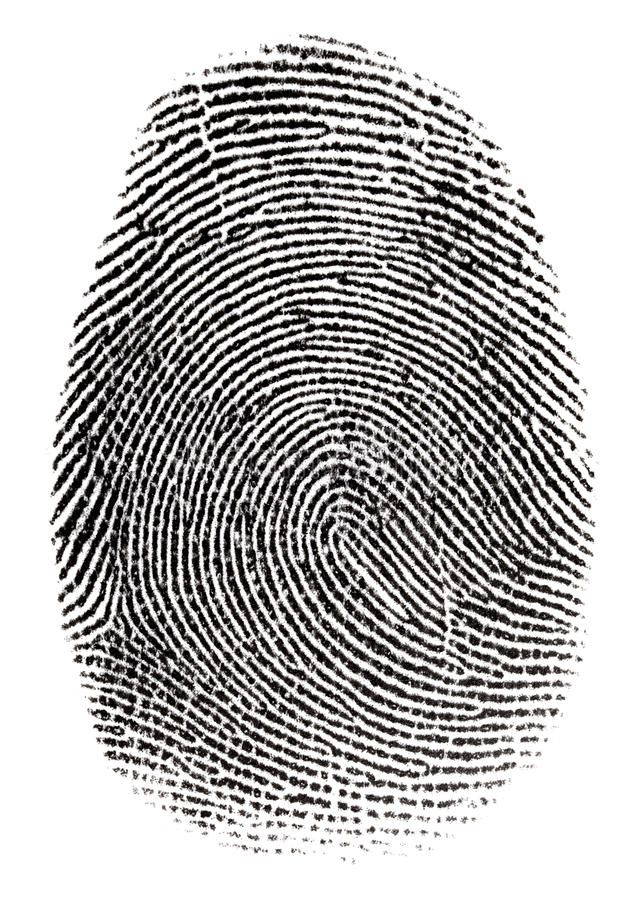
#> input picture Homework/finger.jpg, 644 x 900 px
$ jupyter execute HW-MorphologicalOperator.ipynb
#> lines starting #> are read from the running program, lines starting #| are printed output that depends on the picture
[cell 1]
import cv2
import numpy as np
from matplotlib import pyplot as plt

img = cv2.imread('finger.jpg',0)
#> img: shape (900, 644); min 0, max 255, mean 183.5
kernel = np.ones((3,3),np.uint8)
dst = cv2.cvtColor(img, cv2.COLOR_BGR2RGB)
erosion = cv2.erode(dst,kernel,iterations = 1)
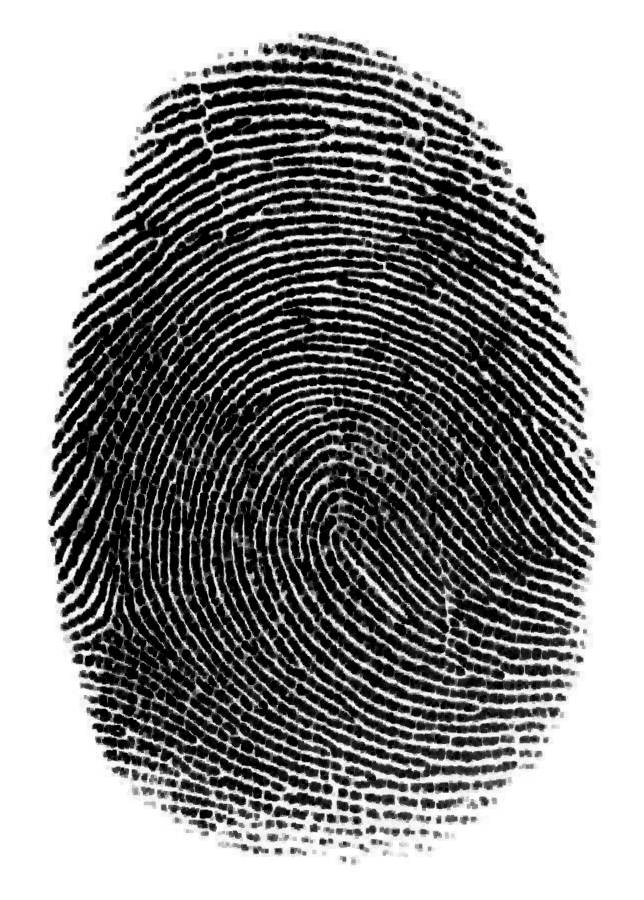
#> erosion: shape (900, 644, 3); min 0, max 255, mean 145.8
opening = cv2.morphologyEx(erosion, cv2.MORPH_OPEN, kernel)
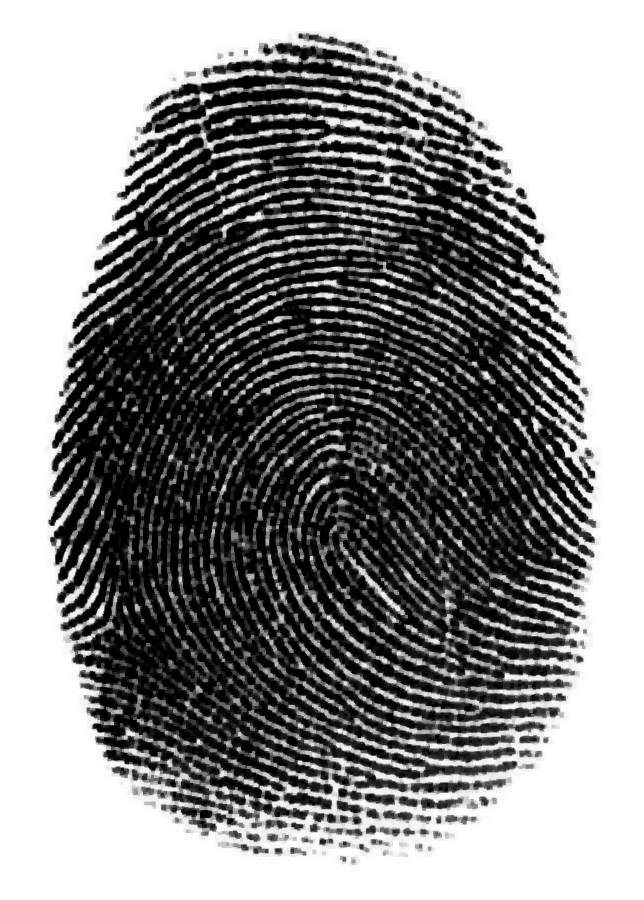
#> opening: shape (900, 644, 3); min 0, max 255, mean 138.7
dilation = cv2.dilate(opening,kernel,iterations = 1)
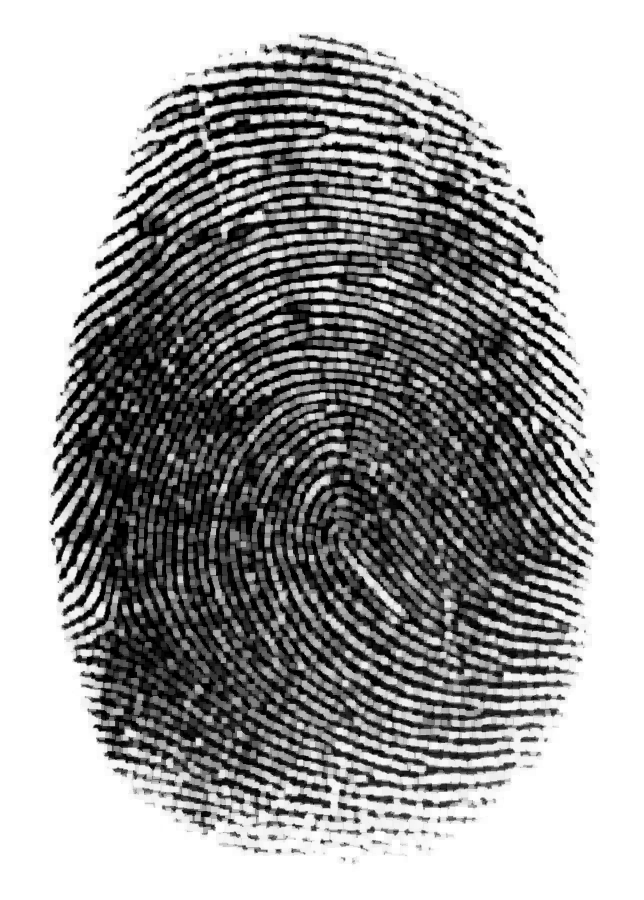
#> dilation: shape (900, 644, 3); min 0, max 255, mean 159.5
closing = cv2.morphologyEx(dilation, cv2.MORPH_CLOSE, kernel)

plt.figure(figsize=(10, 10))
plt.subplot(231),plt.imshow(dst),plt.title('ORIGINAL')
plt.subplot(232),plt.imshow(erosion),plt.title('Erosion')
plt.subplot(233),plt.imshow(opening),plt.title('Opening')
plt.subplot(234),plt.imshow(dilation),plt.title('Dilation')
plt.subplot(235),plt.imshow(closing),plt.title('Closing')
plt.imshow(dst)
plt.show()
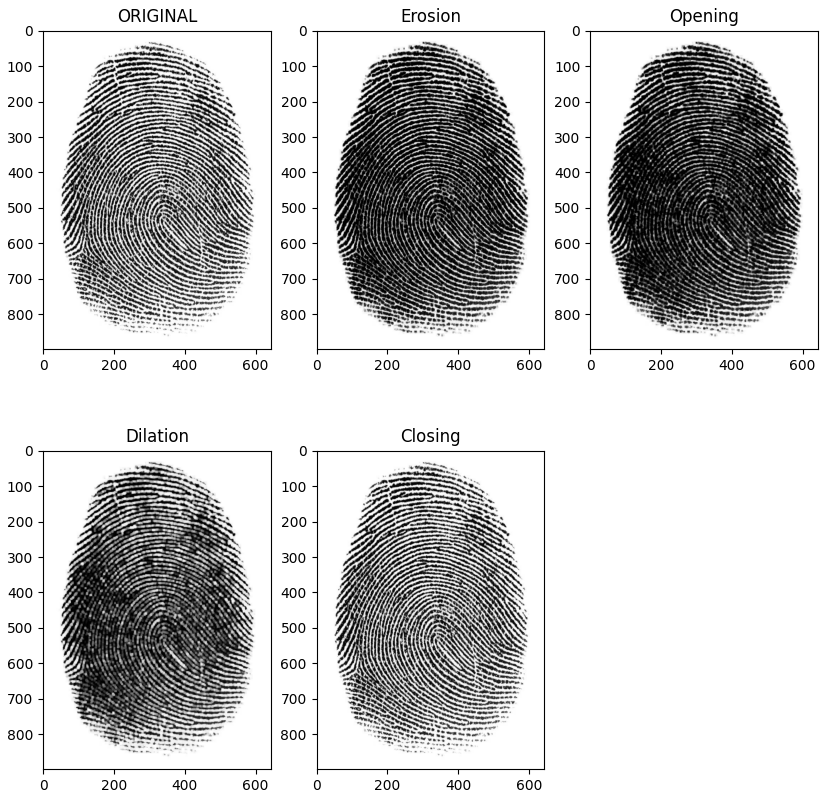
#> figure drawn by matplotlib, 5 panels

$ run again, with Homework/dsu2.jpg copied over Homework/finger.jpg
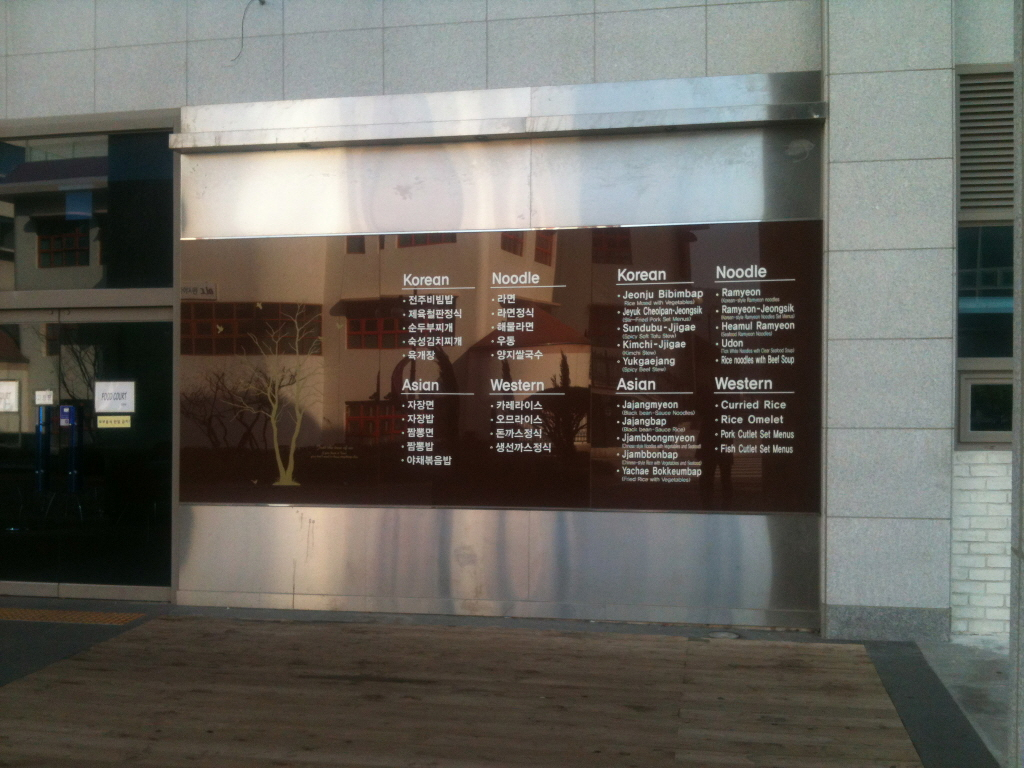
#> input picture Homework/dsu2.jpg, 1024 x 768 px
#> `img = cv2.imread('finger.jpg',0)`:
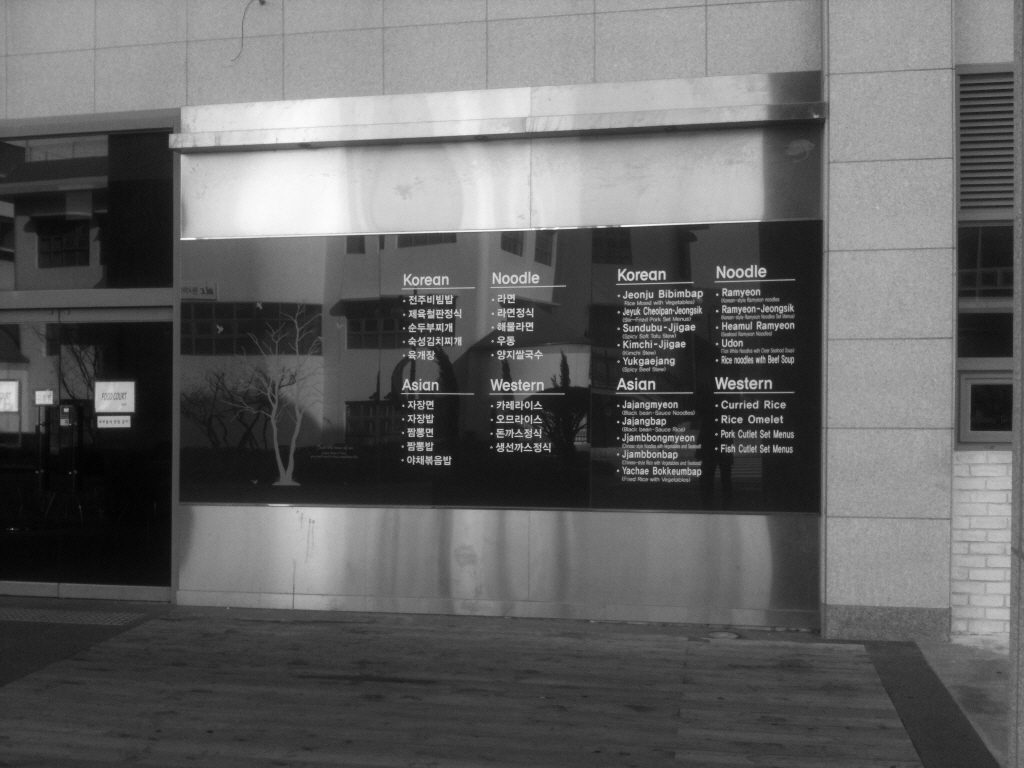
#> img: shape (768, 1024); min 0, max 253, mean 99.6
#> `erosion = cv2.erode(dst,kernel,iterations = 1)`:
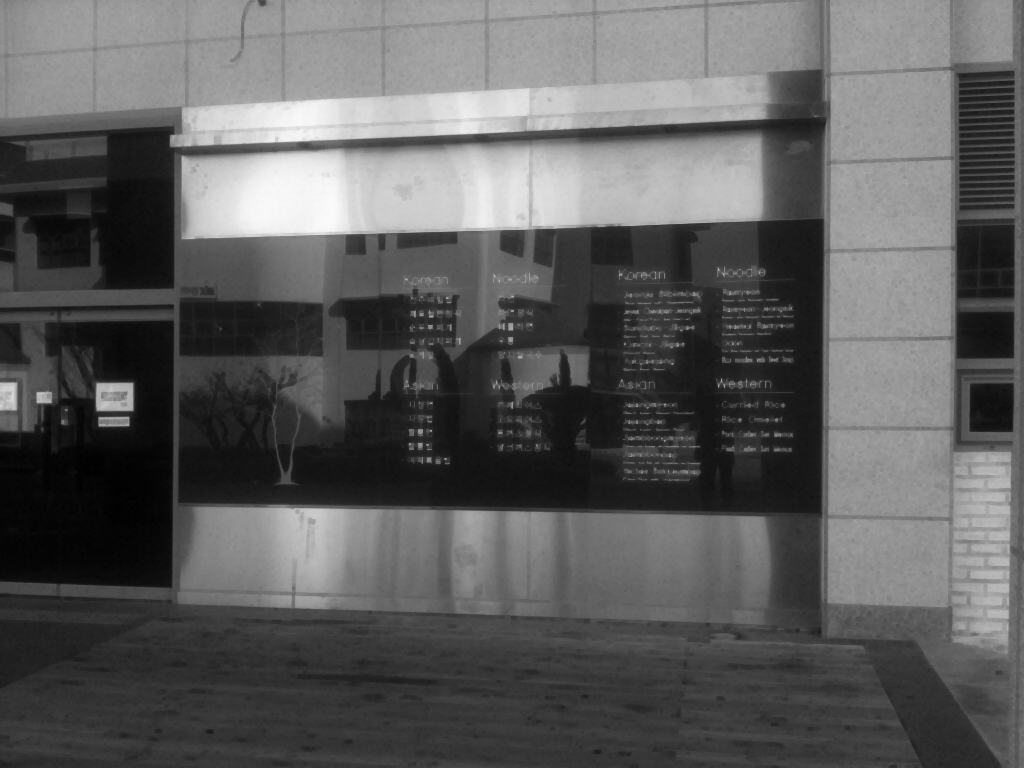
#> erosion: shape (768, 1024, 3); min 0, max 251, mean 92.7

$ run again, with Homework/Homework1_Image.png saved as Homework/finger.jpg
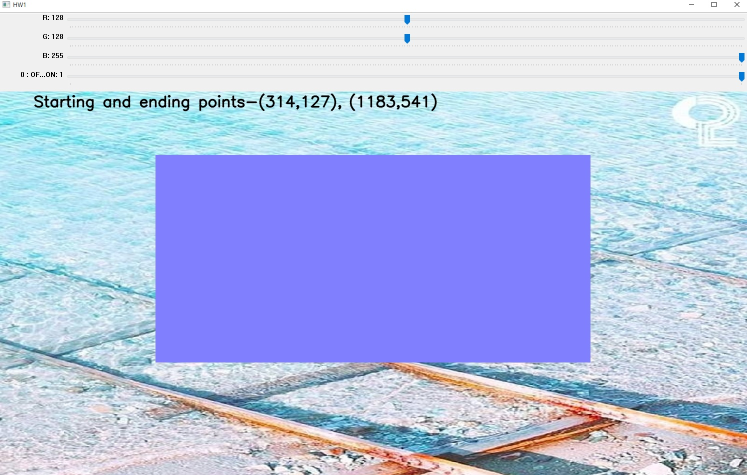
#> input picture Homework/Homework1_Image.png, 1494 x 950 px (shown at 1/2 size)
#> `img = cv2.imread('finger.jpg',0)`:
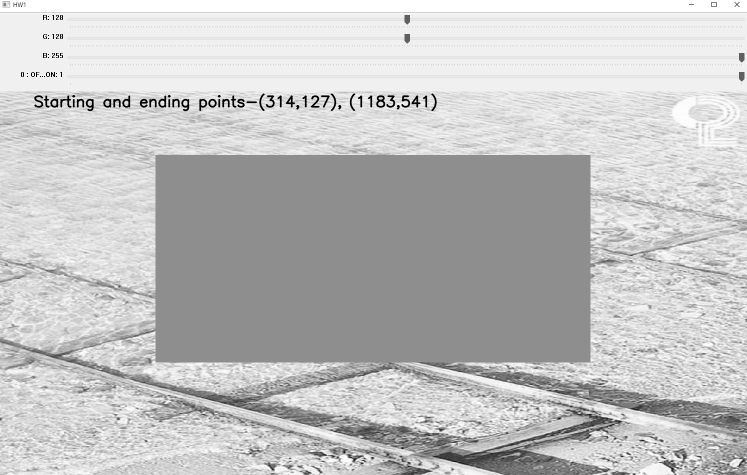
#> img: shape (950, 1494) (shown at 1/2 size); min 0, max 255, mean 194.4
#> `dilation = cv2.dilate(opening,kernel,iterations = 1)`:
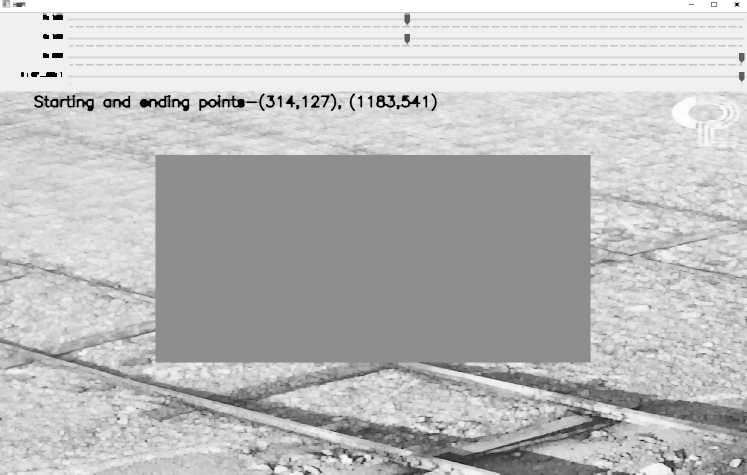
#> dilation: shape (950, 1494, 3) (shown at 1/2 size); min 0, max 255, mean 188.5
